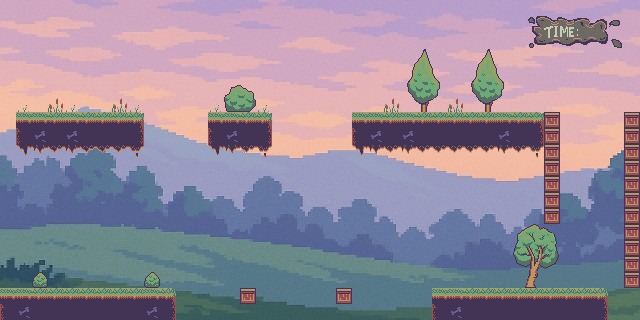

Rendered tile map (Tiled .tmx) drawn with the repository's tilesets; below, a short description and the full map source, tile grids included:
An orthogonal 40x20 tile map with 16x16 px tiles, 3 tile layers (Timer, Collidables, Decoration), 1 image layer.

<map version="1.10" tiledversion="1.11.2" orientation="orthogonal" renderorder="right-down" width="40" height="20" tilewidth="16" tileheight="16" infinite="0" nextlayerid="17" nextobjectid="1">
 <editorsettings>
  <export target="../maps/map.csv" format="csv" />
 </editorsettings>
 <tileset firstgid="1" source="frog_tiles.tsx" />
 <imagelayer id="10" name="bg" locked="1">
  <image source="backg(1).jpg" width="928" height="320" />
 </imagelayer>
 <layer id="12" name="Timer" width="40" height="20" locked="1">
  <data encoding="csv">
0,0,0,0,0,0,0,0,0,0,0,0,0,0,0,0,0,0,0,0,0,0,0,0,0,0,0,0,0,0,0,0,0,0,0,0,0,0,0,0,
0,0,0,0,0,0,0,0,0,0,0,0,0,0,0,0,0,0,0,0,0,0,0,0,0,0,0,0,0,0,0,0,0,135,136,137,138,139,140,0,
0,0,0,0,0,0,0,0,0,0,0,0,0,0,0,0,0,0,0,0,0,0,0,0,0,0,0,0,0,0,0,0,0,148,149,150,151,152,153,0,
0,0,0,0,0,0,0,0,0,0,0,0,0,0,0,0,0,0,0,0,0,0,0,0,0,0,0,0,0,0,0,0,0,0,0,0,0,0,0,0,
0,0,0,0,0,0,0,0,0,0,0,0,0,0,0,0,0,0,0,0,0,0,0,0,0,0,0,0,0,0,0,0,0,0,0,0,0,0,0,0,
0,0,0,0,0,0,0,0,0,0,0,0,0,0,0,0,0,0,0,0,0,0,0,0,0,0,0,0,0,0,0,0,0,0,0,0,0,0,0,0,
0,0,0,0,0,0,0,0,0,0,0,0,0,0,0,0,0,0,0,0,0,0,0,0,0,0,0,0,0,0,0,0,0,0,0,0,0,0,0,0,
0,0,0,0,0,0,0,0,0,0,0,0,0,0,0,0,0,0,0,0,0,0,0,0,0,0,0,0,0,0,0,0,0,0,0,0,0,0,0,0,
0,0,0,0,0,0,0,0,0,0,0,0,0,0,0,0,0,0,0,0,0,0,0,0,0,0,0,0,0,0,0,0,0,0,0,0,0,0,0,0,
0,0,0,0,0,0,0,0,0,0,0,0,0,0,0,0,0,0,0,0,0,0,0,0,0,0,0,0,0,0,0,0,0,0,0,0,0,0,0,0,
0,0,0,0,0,0,0,0,0,0,0,0,0,0,0,0,0,0,0,0,0,0,0,0,0,0,0,0,0,0,0,0,0,0,0,0,0,0,0,0,
0,0,0,0,0,0,0,0,0,0,0,0,0,0,0,0,0,0,0,0,0,0,0,0,0,0,0,0,0,0,0,0,0,0,0,0,0,0,0,0,
0,0,0,0,0,0,0,0,0,0,0,0,0,0,0,0,0,0,0,0,0,0,0,0,0,0,0,0,0,0,0,0,0,0,0,0,0,0,0,0,
0,0,0,0,0,0,0,0,0,0,0,0,0,0,0,0,0,0,0,0,0,0,0,0,0,0,0,0,0,0,0,0,0,0,0,0,0,0,0,0,
0,0,0,0,0,0,0,0,0,0,0,0,0,0,0,0,0,0,0,0,0,0,0,0,0,0,0,0,0,0,0,0,0,0,0,0,0,0,0,0,
0,0,0,0,0,0,0,0,0,0,0,0,0,0,0,0,0,0,0,0,0,0,0,0,0,0,0,0,0,0,0,0,0,0,0,0,0,0,0,0,
0,0,0,0,0,0,0,0,0,0,0,0,0,0,0,0,0,0,0,0,0,0,0,0,0,0,0,0,0,0,0,0,0,0,0,0,0,0,0,0,
0,0,0,0,0,0,0,0,0,0,0,0,0,0,0,0,0,0,0,0,0,0,0,0,0,0,0,0,0,0,0,0,0,0,0,0,0,0,0,0,
0,0,0,0,0,0,0,0,0,0,0,0,0,0,0,0,0,0,0,0,0,0,0,0,0,0,0,0,0,0,0,0,0,0,0,0,0,0,0,0,
0,0,0,0,0,0,0,0,0,0,0,0,0,0,0,0,0,0,0,0,0,0,0,0,0,0,0,0,0,0,0,0,0,0,0,0,0,0,0,0
</data>
 </layer>
 <layer id="15" name="Collidables" width="40" height="20">
  <data encoding="csv">
0,0,0,0,0,0,0,0,0,0,0,0,0,0,0,0,0,0,0,0,0,0,0,0,0,0,0,0,0,0,0,0,0,0,0,0,0,0,0,0,
0,0,0,0,0,0,0,0,0,0,0,0,0,0,0,0,0,0,0,0,0,0,0,0,0,0,0,0,0,0,0,0,0,0,0,0,0,0,0,0,
0,0,0,0,0,0,0,0,0,0,0,0,0,0,0,0,0,0,0,0,0,0,0,0,0,0,0,0,0,0,0,0,0,0,0,0,0,0,0,0,
0,0,0,0,0,0,0,0,0,0,0,0,0,0,0,0,0,0,0,0,0,0,0,0,0,0,0,0,0,0,0,0,0,0,0,0,0,0,0,0,
0,0,0,0,0,0,0,0,0,0,0,0,0,0,0,0,0,0,0,0,0,0,0,0,0,0,0,0,0,0,0,0,0,0,0,0,0,0,0,0,
0,0,0,0,0,0,0,0,0,0,0,0,0,0,0,0,0,0,0,0,0,0,0,0,0,0,0,0,0,0,0,0,0,0,0,0,0,0,0,0,
0,0,0,0,0,0,0,0,0,0,0,0,0,0,0,0,0,0,0,0,0,0,0,0,0,0,0,0,0,0,0,0,0,0,0,0,0,0,0,0,
0,2,2,3,2,3,3,3,4,0,0,0,0,2,2,3,4,0,0,0,0,0,2,2,3,2,3,3,3,3,3,2,3,4,82,0,0,0,0,82,
0,14,15,16,15,16,16,16,17,0,0,0,0,14,15,16,17,0,0,0,0,0,14,15,16,15,16,16,16,16,16,15,16,17,82,0,0,0,0,82,
0,27,28,29,28,29,29,29,30,0,0,0,0,27,28,29,30,0,0,0,0,0,27,28,29,28,29,29,29,29,29,28,29,30,82,0,0,0,0,82,
0,0,0,0,0,0,0,0,0,0,0,0,0,0,0,0,0,0,0,0,0,0,0,0,0,0,0,0,0,0,0,0,0,0,82,0,0,0,0,82,
0,0,0,0,0,0,0,0,0,0,0,0,0,0,0,0,0,0,0,0,0,0,0,0,0,0,0,0,0,0,0,0,0,0,82,0,0,0,0,82,
0,0,0,0,0,0,0,0,0,0,0,0,0,0,0,0,0,0,0,0,0,0,0,0,0,0,0,0,0,0,0,0,0,0,82,0,0,0,0,82,
0,0,0,0,0,0,0,0,0,0,0,0,0,0,0,0,0,0,0,0,0,0,0,0,0,0,0,0,0,0,0,0,0,0,82,0,0,0,0,82,
0,0,0,0,0,0,0,0,0,0,0,0,0,0,0,0,0,0,0,0,0,0,0,0,0,0,0,0,0,0,0,0,0,0,0,0,0,0,0,82,
0,0,0,0,0,0,0,0,0,0,0,0,0,0,0,0,0,0,0,0,0,0,0,0,0,0,0,0,0,0,0,0,0,0,0,0,0,0,0,82,
0,0,0,0,0,0,0,0,0,0,0,0,0,0,0,0,0,0,0,0,0,0,0,0,0,0,0,0,0,0,0,0,0,0,0,0,0,0,0,82,
0,0,0,0,0,0,0,0,0,0,0,0,0,0,0,0,0,0,0,0,0,0,0,0,0,0,0,0,0,0,0,0,0,0,0,0,0,0,0,82,
2,2,3,3,3,3,3,3,3,2,4,0,0,0,0,82,0,0,0,0,0,82,0,0,0,0,0,2,2,3,3,3,3,3,3,3,3,4,0,0,
14,15,16,16,16,16,16,16,16,15,17,0,0,0,0,0,0,0,0,0,0,0,0,0,0,0,0,14,15,16,16,16,16,16,16,16,16,17,0,0
</data>
 </layer>
 <layer id="16" name="Decoration" width="40" height="20">
  <data encoding="csv">
0,0,0,0,0,0,0,0,0,0,0,0,0,0,0,0,0,0,0,0,0,0,0,0,0,0,0,0,0,0,0,0,0,0,0,0,0,0,0,0,
0,0,0,0,0,0,0,0,0,0,0,0,0,0,0,0,0,0,0,0,0,0,0,0,0,0,0,0,0,0,0,39,0,0,0,0,0,0,0,0,
0,0,0,0,0,0,0,0,0,0,0,0,0,0,0,0,0,0,0,0,0,0,0,0,0,0,0,0,0,0,0,0,0,0,0,0,0,0,0,0,
0,0,0,0,0,0,0,0,0,0,0,0,0,0,0,0,0,0,0,0,0,0,0,0,0,37,38,39,0,37,38,39,0,0,0,0,0,0,0,0,
0,0,0,0,0,0,0,0,0,0,0,0,0,0,0,0,0,0,0,0,0,0,0,0,0,50,51,52,0,50,51,52,0,0,0,0,0,0,0,0,
0,0,0,0,0,0,0,0,0,0,0,0,0,0,45,46,0,0,0,0,0,0,0,0,0,63,64,65,0,63,64,65,0,0,0,0,0,0,0,0,
0,66,0,79,66,0,0,79,66,0,0,0,0,66,58,59,66,0,0,0,0,0,0,0,79,76,77,78,79,76,77,78,0,0,0,0,0,0,0,0,
0,0,0,0,0,0,0,0,0,0,0,0,0,0,0,0,0,0,0,0,0,0,0,0,0,0,0,0,0,0,0,0,0,0,0,0,0,0,0,0,
0,0,0,0,0,0,0,0,0,0,0,0,0,0,0,0,0,0,0,0,0,0,0,0,0,0,0,0,0,0,0,0,0,0,0,0,0,0,0,0,
0,0,0,0,0,0,0,0,0,0,0,0,0,0,0,0,0,0,0,0,0,0,0,0,0,0,0,0,0,0,0,0,0,0,0,0,0,0,0,0,
0,0,0,0,0,0,0,0,0,0,0,0,0,0,0,0,0,0,0,0,0,0,0,0,0,0,0,0,0,0,0,0,0,0,0,0,0,0,0,0,
0,0,0,0,0,0,0,0,0,0,0,0,0,0,0,0,0,0,0,0,0,0,0,0,0,0,0,0,0,0,0,0,0,0,0,0,0,0,0,0,
0,0,0,0,0,0,0,0,0,0,0,0,0,0,0,0,0,0,0,0,0,0,0,0,0,0,0,0,0,0,0,0,0,0,0,0,0,0,0,0,
0,0,0,0,0,0,0,0,0,0,0,0,0,0,0,0,0,0,0,0,0,0,0,0,0,0,0,0,0,0,0,0,0,0,0,0,0,0,0,0,
0,0,0,0,0,0,0,0,0,0,0,0,0,0,0,0,0,0,0,0,0,0,0,0,0,0,0,0,0,0,0,0,34,35,36,0,0,0,0,0,
0,0,0,0,0,0,0,0,0,0,0,0,0,0,0,0,0,0,0,0,0,0,0,0,0,0,0,0,0,0,0,0,47,48,49,0,0,0,0,0,
0,0,0,0,0,0,0,0,0,0,0,0,0,0,0,0,0,0,0,0,0,0,0,0,0,0,0,0,0,0,0,0,60,61,62,0,0,0,0,0,
0,0,32,0,0,0,0,0,0,32,0,0,0,0,0,0,0,0,0,0,0,0,0,0,0,0,0,0,0,0,0,0,73,74,75,0,0,0,0,0,
0,0,0,0,0,0,0,0,0,0,0,0,0,0,0,0,0,0,0,0,0,0,0,0,0,0,0,0,0,0,0,0,0,0,0,0,0,0,0,0,
0,0,0,0,0,0,0,0,0,0,0,0,0,0,0,0,0,0,0,0,0,0,0,0,0,0,0,0,0,0,0,0,0,0,0,0,0,0,0,0
</data>
 </layer>
</map>
